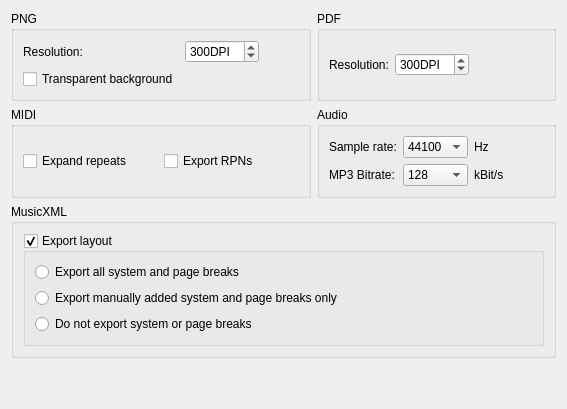
     <widget class="QWidget" name="tabExport">
      <property name="accessibleName">
       <string>Export Tab</string>
      </property>
      <attribute name="title">
       <string>Export</string>
      </attribute>
      <layout class="QGridLayout" name="gridLayout_3">
       <item row="4" column="0">
        <spacer>
         <property name="orientation">
          <enum>Qt::Vertical</enum>
         </property>
         <property name="sizeHint" stdset="0">
          <size>
           <width>20</width>
           <height>40</height>
          </size>
         </property>
        </spacer>
       </item>
       <item row="0" column="0">
        <widget class="QGroupBox" name="groupBox_9">
         <property name="title">
          <string>PNG</string>
         </property>
         <layout class="QGridLayout" name="gridLayout_8">
          <item row="0" column="0">
           <widget class="QLabel" name="label_4">
            <property name="text">
             <string>Resolution:</string>
            </property>
           </widget>
          </item>
          <item row="1" column="0">
           <widget class="QCheckBox" name="pngTransparent">
            <property name="accessibleName">
             <string>Transparent background</string>
            </property>
            <property name="text">
             <string>Transparent background</string>
            </property>
           </widget>
          </item>
          <item row="0" column="2">
           <spacer name="horizontalSpacer_14">
            <property name="orientation">
             <enum>Qt::Horizontal</enum>
            </property>
            <property name="sizeHint" stdset="0">
             <size>
              <width>40</width>
              <height>20</height>
             </size>
            </property>
           </spacer>
          </item>
          <item row="0" column="1">
           <widget class="QSpinBox" name="pngResolution">
            <property name="accessibleName">
             <string>Resolution DPI</string>
            </property>
            <property name="accessibleDescription">
             <string>Choose resolution DPI</string>
            </property>
            <property name="suffix">
             <string extracomment="dots per inch">DPI</string>
            </property>
            <property name="minimum">
             <number>32</number>
            </property>
            <property name="maximum">
             <number>5000</number>
            </property>
            <property name="value">
             <number>300</number>
            </property>
           </widget>
          </item>
         </layout>
        </widget>
       </item>
       <item row="1" column="0">
        <widget class="QGroupBox" name="groupBox_8">
         <property name="sizePolicy">
          <sizepolicy hsizetype="Preferred" vsizetype="Preferred">
           <horstretch>0</horstretch>
           <verstretch>0</verstretch>
          </sizepolicy>
         </property>
         <property name="accessibleName">
          <string>MIDI</string>
         </property>
         <property name="title">
          <string>MIDI</string>
         </property>
         <layout class="QHBoxLayout" name="horizontalLayout">
          <item>
           <widget class="QCheckBox" name="expandRepeats">
            <property name="accessibleName">
             <string>Expand repeats</string>
            </property>
            <property name="text">
             <string>Expand repeats</string>
            </property>
           </widget>
          </item>
          <item>
           <widget class="QCheckBox" name="exportRPNs">
            <property name="text">
             <string>Export RPNs</string>
            </property>
           </widget>
          </item>
         </layout>
        </widget>
       </item>
       <item row="3" column="0" colspan="2">
        <widget class="QGroupBox" name="exportMp3VBR">
         <property name="sizePolicy">
          <sizepolicy hsizetype="Preferred" vsizetype="Preferred">
           <horstretch>0</horstretch>
           <verstretch>0</verstretch>
          </sizepolicy>
         </property>
         <property name="accessibleName">
          <string>MusicXML</string>
         </property>
         <property name="title">
          <string>MusicXML</string>
         </property>
         <layout class="QVBoxLayout" name="verticalLayout_14">
          <item>
           <widget class="QGroupBox" name="exportLayout">
            <property name="accessibleName">
             <string>Export layout</string>
            </property>
            <property name="title">
             <string>Export layout</string>
            </property>
            <property name="checkable">
             <bool>true</bool>
            </property>
            <layout class="QVBoxLayout" name="verticalLayout_11">
             <item>
              <widget class="QRadioButton" name="exportAllBreaks">
               <property name="accessibleName">
                <string>Export all system and page breaks</string>
               </property>
               <property name="text">
                <string>Export all system and page breaks</string>
               </property>
              </widget>
             </item>
             <item>
              <widget class="QRadioButton" name="exportManualBreaks">
               <property name="accessibleName">
                <string>Export manually added system and page breaks only</string>
               </property>
               <property name="text">
                <string>Export manually added system and page breaks only</string>
               </property>
              </widget>
             </item>
             <item>
              <widget class="QRadioButton" name="exportNoBreaks">
               <property name="accessibleName">
                <string>Do not export system or page breaks</string>
               </property>
               <property name="text">
                <string>Do not export system or page breaks</string>
               </property>
              </widget>
             </item>
            </layout>
            <zorder>exportNoBreaks</zorder>
            <zorder>exportAllBreaks</zorder>
            <zorder>exportManualBreaks</zorder>
           </widget>
          </item>
         </layout>
        </widget>
       </item>
       <item row="0" column="1">
        <widget class="QGroupBox" name="groupBox">
         <property name="title">
          <string>PDF</string>
         </property>
         <layout class="QHBoxLayout" name="horizontalLayout_4">
          <item>
           <widget class="QLabel" name="label_6">
            <property name="text">
             <string>Resolution:</string>
            </property>
           </widget>
          </item>
          <item>
           <widget class="QSpinBox" name="exportPdfDpi">
            <property name="accessibleName">
             <string>Resolution DPI</string>
            </property>
            <property name="accessibleDescription">
             <string>Choose resolution DPI</string>
            </property>
            <property name="suffix">
             <string extracomment="dots per inch">DPI</string>
            </property>
            <property name="minimum">
             <number>75</number>
            </property>
            <property name="maximum">
             <number>2400</number>
            </property>
            <property name="value">
             <number>300</number>
            </property>
           </widget>
          </item>
          <item>
           <spacer name="horizontalSpacer_3">
            <property name="orientation">
             <enum>Qt::Horizontal</enum>
            </property>
            <property name="sizeHint" stdset="0">
             <size>
              <width>40</width>
              <height>20</height>
             </size>
            </property>
           </spacer>
          </item>
         </layout>
        </widget>
       </item>
       <item row="1" column="1">
        <widget class="QGroupBox" name="groupBox_16">
         <property name="accessibleName">
          <string>Audio</string>
         </property>
         <property name="title">
          <string>Audio</string>
         </property>
         <layout class="QGridLayout" name="gridLayout_15">
          <item row="1" column="2">
           <widget class="QComboBox" name="exportMp3BitRate">
            <property name="currentText">
             <string>128</string>
            </property>
            <property name="currentIndex">
             <number>8</number>
            </property>
            <item>
             <property name="text">
              <string notr="true">32</string>
             </property>
            </item>
            <item>
             <property name="text">
              <string notr="true">40</string>
             </property>
            </item>
            <item>
             <property name="text">
              <string notr="true">48</string>
             </property>
            </item>
            <item>
             <property name="text">
              <string notr="true">56</string>
             </property>
            </item>
            <item>
             <property name="text">
              <string notr="true">64</string>
             </property>
            </item>
            <item>
             <property name="text">
              <string notr="true">80</string>
             </property>
            </item>
            <item>
             <property name="text">
              <string notr="true">96</string>
             </property>
            </item>
            <item>
             <property name="text">
              <string notr="true">112</string>
             </property>
            </item>
            <item>
             <property name="text">
              <string notr="true">128</string>
             </property>
            </item>
            <item>
             <property name="text">
              <string notr="true">160</string>
             </property>
            </item>
            <item>
             <property name="text">
              <string notr="true">192</string>
             </property>
            </item>
            <item>
             <property name="text">
              <string notr="true">224</string>
             </property>
            </item>
            <item>
             <property name="text">
              <string notr="true">256</string>
             </property>
            </item>
            <item>
             <property name="text">
              <string notr="true">320</string>
             </property>
            </item>
           </widget>
          </item>
          <item row="0" column="0">
           <widget class="QLabel" name="label_18">
            <property name="text">
             <string>Sample rate:</string>
            </property>
           </widget>
          </item>
          <item row="0" column="2">
           <widget class="QComboBox" name="exportAudioSampleRate">
            <property name="accessibleName">
             <string>Sample rate</string>
            </property>
            <property name="accessibleDescription">
             <string>Choose sample rate</string>
            </property>
            <property name="currentIndex">
             <number>1</number>
            </property>
            <item>
             <property name="text">
              <string notr="true">32000</string>
             </property>
            </item>
            <item>
             <property name="text">
              <string notr="true">44100</string>
             </property>
            </item>
            <item>
             <property name="text">
              <string notr="true">48000</string>
             </property>
            </item>
           </widget>
          </item>
          <item row="0" column="3">
           <widget class="QLabel" name="label_8">
            <property name="text">
             <string extracomment="Hertz">Hz</string>
            </property>
           </widget>
          </item>
          <item row="1" column="3">
           <widget class="QLabel" name="exportMp3BitRateUnit">
            <property name="text">
             <string>kBit/s</string>
            </property>
           </widget>
          </item>
          <item row="1" column="4">
           <spacer name="horizontalSpacer_19">
            <property name="orientation">
             <enum>Qt::Horizontal</enum>
            </property>
            <property name="sizeHint" stdset="0">
             <size>
              <width>40</width>
              <height>20</height>
             </size>
            </property>
           </spacer>
          </item>
          <item row="1" column="0">
           <widget class="QLabel" name="exportMp3BitRateLabel">
            <property name="text">
             <string>MP3 Bitrate:</string>
            </property>
           </widget>
          </item>
         </layout>
        </widget>
       </item>
      </layout>
     </widget>
